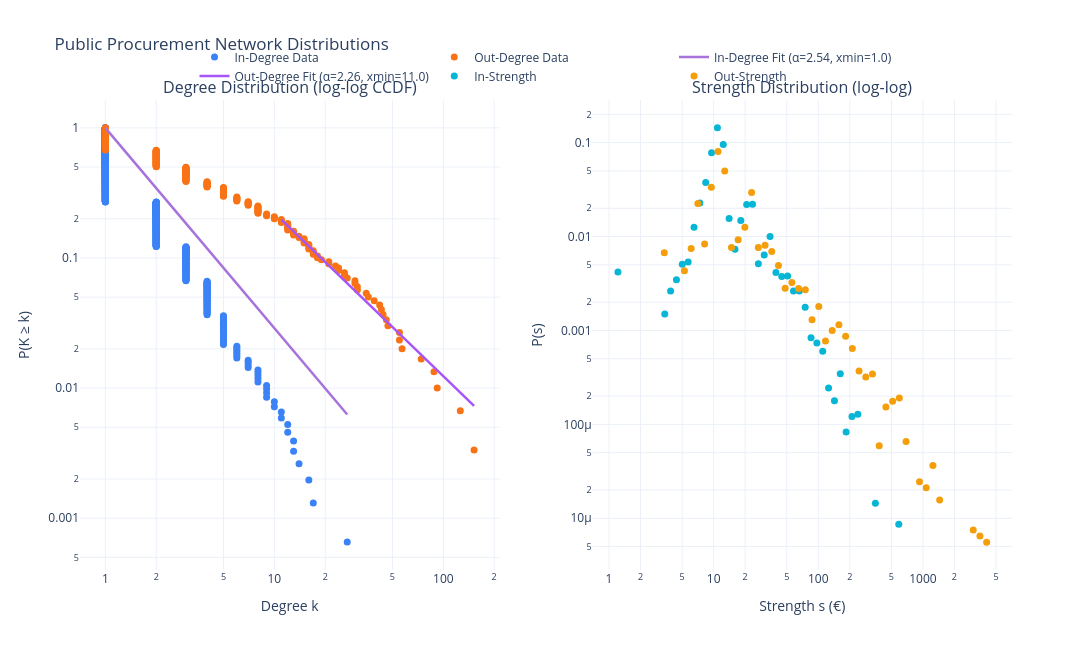

Source (notebook cell):
### Markdown cell above
### <font color='#BFD72F' size=5>3.1.4 Degree / Weight Distribution</font> <a class="anchor" id="3.1.4"></a>


[Back to TOC](#toc)

### Code cell
def plot_degree_strength_distribution_plotly(
    G,
    weight_attr="weight",
    save_html=None,
    fit_powerlaw=True
):
    """
    Plot log-log degree (CCDF) and strength distributions
    with high-fidelity power-law fitting.
    """

    # ==================================================
    # DEGREE DISTRIBUTIONS
    # ==================================================
    in_degrees = [d for _, d in G.in_degree() if d > 0]
    out_degrees = [d for _, d in G.out_degree() if d > 0]

    if len(in_degrees) == 0 or len(out_degrees) == 0:
        raise ValueError("Graph has no positive degree values.")

    # ==================================================
    # STRENGTH DISTRIBUTIONS
    # ==================================================
    in_strengths = [d for _, d in G.in_degree(weight=weight_attr) if d > 0]
    out_strengths = [d for _, d in G.out_degree(weight=weight_attr) if d > 0]

    # ==================================================
    # FIGURE SETUP
    # ==================================================
    fig = make_subplots(
        rows=1,
        cols=2,
        subplot_titles=(
            "Degree Distribution (log-log CCDF)",
            "Strength Distribution (log-log)"
        )
    )

    # ==================================================
    # DEGREE DISTRIBUTIONS (EMPIRICAL CCDF)
    # ==================================================
    
    # ---------- IN-DEGREE CCDF ----------
    sorted_in = np.sort(in_degrees)
    ccdf_in = 1.0 - np.arange(len(sorted_in)) / len(sorted_in)

    fig.add_trace(
        go.Scatter(
            x=sorted_in,
            y=ccdf_in,
            mode="markers",
            name="In-Degree Data",
            marker=dict(size=7, color="#3b82f6"),
            hovertemplate="Degree: %{x}<br>P(K ≥ k): %{y:.5f}<extra></extra>"
        ),
        row=1,
        col=1
    )

    # ---------- OUT-DEGREE CCDF ----------
    sorted_out = np.sort(out_degrees)
    ccdf_out = 1.0 - np.arange(len(sorted_out)) / len(sorted_out)

    fig.add_trace(
        go.Scatter(
            x=sorted_out,
            y=ccdf_out,
            mode="markers",
            name="Out-Degree Data",
            marker=dict(size=7, color="#f97316"),
            hovertemplate="Degree: %{x}<br>P(K ≥ k): %{y:.5f}<extra></extra>"
        ),
        row=1,
        col=1
    )

    # ==================================================
    # POWER LAW FITTING (CCDF MATCHED)
    # ==================================================
    if fit_powerlaw:
        fit_in = powerlaw.Fit(in_degrees, discrete=True, verbose=False)
        alpha_in = fit_in.power_law.alpha
        xmin_in = fit_in.power_law.xmin

        fit_out = powerlaw.Fit(out_degrees, discrete=True, verbose=False)
        alpha_out = fit_out.power_law.alpha
        xmin_out = fit_out.power_law.xmin

        # ---------- IN-DEGREE POWER LAW LINE ----------
        x_in = np.logspace(np.log10(xmin_in), np.log10(max(in_degrees)), 100)
        # Empirical fraction of nodes above xmin to anchor the height correctly
        weight_in = np.sum(sorted_in >= xmin_in) / len(sorted_in)
        y_in = (x_in / xmin_in) ** (-alpha_in + 1) * weight_in

        fig.add_trace(
            go.Scatter(
                x=x_in,
                y=y_in,
                mode="lines",
                name=f"In-Degree Fit (α={alpha_in:.2f}, xmin={xmin_in})",
                line=dict(width=2.5, color="#a872db")
            ),
            row=1,
            col=1
        )

        # ---------- OUT-DEGREE POWER LAW LINE ----------
        x_out = np.logspace(np.log10(xmin_out), np.log10(max(out_degrees)), 100)
        weight_out = np.sum(sorted_out >= xmin_out) / len(sorted_out)
        y_out = (x_out / xmin_out) ** (-alpha_out + 1) * weight_out

        fig.add_trace(
            go.Scatter(
                x=x_out,
                y=y_out,
                mode="lines",
                name=f"Out-Degree Fit (α={alpha_out:.2f}, xmin={xmin_out})",
                line=dict(width=2.5, color="#a855f7")
            ),
            row=1,
            col=1
        )

        # ---------- DISTRIBUTION COMPARISON ----------
        R_in, p_in = fit_in.distribution_compare("power_law", "lognormal")
        R_out, p_out = fit_out.distribution_compare("power_law", "lognormal")
        print("\n==============================")
        print("POWER LAW FIT RESULTS (CCDF)")
        print("==============================")
        print(f"IN-DEGREE:  alpha = {alpha_in:.2f}, xmin = {xmin_in}, p = {p_in:.4f}")
        print(f"OUT-DEGREE: alpha = {alpha_out:.2f}, xmin = {xmin_out}, p = {p_out:.4f}")

    # ==================================================
    # STRENGTH DISTRIBUTION (LOG-BINNED HISTOGRAM)
    # ==================================================
    bins_in = np.logspace(np.log10(min(in_strengths)), np.log10(max(in_strengths)), 50)
    hist_in, bin_edges_in = np.histogram(in_strengths, bins=bins_in, density=True)
    centers_in = (bin_edges_in[:-1] + bin_edges_in[1:]) / 2
    mask_in = hist_in > 0

    fig.add_trace(
        go.Scatter(
            x=centers_in[mask_in], y=hist_in[mask_in],
            mode="markers", name="In-Strength", marker=dict(size=7, color="#06b6d4")
        ),
        row=1, col=2 
    )

    bins_out = np.logspace(np.log10(min(out_strengths)), np.log10(max(out_strengths)), 50)
    hist_out, bin_edges_out = np.histogram(out_strengths, bins=bins_out, density=True)
    centers_out = (bin_edges_out[:-1] + bin_edges_out[1:]) / 2
    mask_out = hist_out > 0

    fig.add_trace(
        go.Scatter(
            x=centers_out[mask_out], y=hist_out[mask_out],
            mode="markers", name="Out-Strength", marker=dict(size=7, color="#f59e0b")
        ),
        row=1, col=2
    )

    # ==================================================
    # AXES & LAYOUT
    # ==================================================
    fig.update_xaxes(type="log", title_text="Degree k", row=1, col=1)
    fig.update_yaxes(type="log", title_text="P(K ≥ k)", row=1, col=1)
    fig.update_xaxes(type="log", title_text="Strength s (€)", row=1, col=2)
    fig.update_yaxes(type="log", title_text="P(s)", row=1, col=2)

    fig.update_layout(
        title="Public Procurement Network Distributions",
        template="plotly_white",
        width=1450,
        height=650,
        legend=dict(orientation="h", yanchor="bottom", y=1.02, xanchor="center", x=0.5)
    )

    if save_html:
        fig.write_html(save_html)

    fig.show()

# ======================================================
# RUN
# ======================================================
plot_degree_strength_distribution_plotly(
    G_log,
    weight_attr="weight",
    fit_powerlaw=True
)

### Figure 1 — Plotly figure (JSON) as saved in the notebook; plotly's stock layout.template omitted (floating-point values rounded to 4 significant figures; data arrays with more than 128 entries replaced by an {"elided": "..."} marker saying what was removed)
{"data": [{"hovertemplate": "Degree: %{x}<br>P(K ≥ k): %{y:.5f}<extra></extra>", "marker": {"color": "#3b82f6", "size": 7}, "mode": "markers", "name": "In-Degree Data", "type": "scatter", "x": {"elided": "1527 int values"}, "xaxis": "x", "y": {"elided": "1527 float values"}, "yaxis": "y"}, {"hovertemplate": "Degree: %{x}<br>P(K ≥ k): %{y:.5f}<extra></extra>", "marker": {"color": "#f97316", "size": 7}, "mode": "markers", "name": "Out-Degree Data", "type": "scatter", "x": {"elided": "299 int values"}, "xaxis": "x", "y": {"elided": "299 float values"}, "yaxis": "y"}, {"line": {"color": "#a872db", "width": 2.5}, "mode": "lines", "name": "In-Degree Fit (α=2.54, xmin=1.0)", "type": "scatter", "x": [1.0, 1.034, 1.069, 1.105, 1.142, 1.181, 1.221, 1.262, 1.305, 1.349, 1.395, 1.442, 1.491, 1.542, 1.594, 1.648, 1.703, 1.761, 1.821, 1.882, 1.946, 2.012, 2.08, 2.15, 2.223, 2.299, 2.376, 2.457, 2.54, 2.626, 2.715, 2.807, 2.902, 3.0, 3.102, 3.207, 3.315, 3.427, 3.543, 3.663, 3.787, 3.915, 4.048, 4.185, 4.327, 4.473, 4.625, 4.781, 4.943, 5.11, 5.283, 5.462, 5.647, 5.838, 6.036, 6.24, 6.451, 6.67, 6.896, 7.129, 7.37, 7.62, 7.878, 8.145, 8.42, 8.705, 9.0, 9.305, 9.62, 9.945, 10.28, 10.63, 10.99, 11.36, 11.75, 12.14, 12.56, 12.98, 13.42, 13.87, 14.34, 14.83, 15.33, 15.85, 16.39, 16.94, 17.51, 18.11, 18.72, 19.35, 20.01, 20.69, 21.39, 22.11, 22.86, 23.63, 24.43, 25.26, 26.12, 27.0], "xaxis": "x", "y": [1.0, 0.9501, 0.9026, 0.8575, 0.8147, 0.774, 0.7354, 0.6986, 0.6637, 0.6306, 0.5991, 0.5692, 0.5407, 0.5137, 0.4881, 0.4637, 0.4405, 0.4185, 0.3976, 0.3778, 0.3589, 0.341, 0.324, 0.3078, 0.2924, 0.2778, 0.2639, 0.2507, 0.2382, 0.2263, 0.215, 0.2043, 0.1941, 0.1844, 0.1752, 0.1664, 0.1581, 0.1502, 0.1427, 0.1356, 0.1288, 0.1224, 0.1163, 0.1105, 0.105, 0.09971, 0.09473, 0.09, 0.0855, 0.08123, 0.07718, 0.07332, 0.06966, 0.06618, 0.06288, 0.05974, 0.05675, 0.05392, 0.05122, 0.04867, 0.04624, 0.04393, 0.04173, 0.03965, 0.03767, 0.03579, 0.034, 0.0323, 0.03069, 0.02916, 0.0277, 0.02632, 0.025, 0.02375, 0.02257, 0.02144, 0.02037, 0.01935, 0.01839, 0.01747, 0.01659, 0.01577, 0.01498, 0.01423, 0.01352, 0.01284, 0.0122, 0.01159, 0.01101, 0.01046, 0.009942, 0.009445, 0.008974, 0.008525, 0.0081, 0.007695, 0.007311, 0.006946, 0.006599, 0.006269], "yaxis": "y"}, {"line": {"color": "#a855f7", "width": 2.5}, "mode": "lines", "name": "Out-Degree Fit (α=2.26, xmin=11.0)", "type": "scatter", "x": [11.0, 11.3, 11.6, 11.91, 12.23, 12.56, 12.9, 13.24, 13.6, 13.97, 14.34, 14.73, 15.12, 15.53, 15.95, 16.38, 16.82, 17.27, 17.73, 18.21, 18.7, 19.2, 19.72, 20.25, 20.79, 21.35, 21.92, 22.51, 23.12, 23.74, 24.38, 25.03, 25.71, 26.4, 27.11, 27.83, 28.58, 29.35, 30.14, 30.95, 31.78, 32.64, 33.51, 34.41, 35.34, 36.29, 37.26, 38.27, 39.3, 40.35, 41.44, 42.55, 43.69, 44.87, 46.07, 47.31, 48.58, 49.89, 51.23, 52.61, 54.02, 55.47, 56.97, 58.5, 60.07, 61.68, 63.34, 65.04, 66.79, 68.59, 70.43, 72.33, 74.27, 76.27, 78.32, 80.42, 82.58, 84.8, 87.08, 89.42, 91.83, 94.3, 96.83, 99.43, 102.1, 104.8, 107.7, 110.6, 113.5, 116.6, 119.7, 122.9, 126.2, 129.6, 133.1, 136.7, 140.4, 144.1, 148.0, 152.0], "xaxis": "x", "y": [0.1973, 0.1909, 0.1846, 0.1786, 0.1727, 0.1671, 0.1616, 0.1563, 0.1512, 0.1462, 0.1414, 0.1368, 0.1323, 0.128, 0.1238, 0.1197, 0.1158, 0.112, 0.1083, 0.1048, 0.1014, 0.09805, 0.09483, 0.09173, 0.08872, 0.08582, 0.08301, 0.08029, 0.07766, 0.07511, 0.07265, 0.07027, 0.06797, 0.06574, 0.06359, 0.06151, 0.05949, 0.05754, 0.05566, 0.05384, 0.05207, 0.05037, 0.04872, 0.04712, 0.04558, 0.04408, 0.04264, 0.04124, 0.03989, 0.03859, 0.03732, 0.0361, 0.03492, 0.03377, 0.03267, 0.0316, 0.03056, 0.02956, 0.02859, 0.02766, 0.02675, 0.02587, 0.02503, 0.02421, 0.02341, 0.02265, 0.0219, 0.02119, 0.02049, 0.01982, 0.01917, 0.01854, 0.01794, 0.01735, 0.01678, 0.01623, 0.0157, 0.01519, 0.01469, 0.01421, 0.01374, 0.01329, 0.01286, 0.01243, 0.01203, 0.01163, 0.01125, 0.01088, 0.01053, 0.01018, 0.009849, 0.009526, 0.009214, 0.008912, 0.00862, 0.008338, 0.008065, 0.007801, 0.007545, 0.007298], "yaxis": "y"}, {"marker": {"color": "#06b6d4", "size": 7}, "mode": "markers", "name": "In-Strength", "type": "scatter", "x": [1.216, 3.407, 3.875, 4.407, 5.013, 5.702, 6.485, 7.377, 8.391, 9.544, 10.86, 12.35, 14.04, 15.97, 18.17, 20.67, 23.51, 26.74, 30.41, 34.59, 39.34, 44.75, 50.9, 57.89, 65.85, 74.9, 85.19, 96.9, 110.2, 125.4, 142.6, 162.2, 184.5, 209.8, 238.7, 351.2, 587.8], "xaxis": "x2", "y": [0.004188, 0.001495, 0.002629, 0.003467, 0.00508, 0.005359, 0.01256, 0.02278, 0.03763, 0.07791, 0.1436, 0.09528, 0.01559, 0.007333, 0.01486, 0.02193, 0.0221, 0.005143, 0.006364, 0.01001, 0.004142, 0.003756, 0.003802, 0.002639, 0.002629, 0.001768, 0.0008369, 0.0007358, 0.0006007, 0.0002437, 0.0001786, 0.0003454, 8.282e-05, 0.0001214, 0.000128, 1.45e-05, 8.663e-06], "yaxis": "y2"}, {"marker": {"color": "#f59e0b", "size": 7}, "mode": "markers", "name": "Out-Strength", "type": "scatter", "x": [3.372, 5.254, 6.091, 7.061, 8.186, 9.49, 11.0, 12.75, 14.79, 17.14, 19.87, 23.04, 26.71, 30.96, 35.89, 41.61, 48.24, 55.92, 64.83, 75.16, 87.13, 101.0, 117.1, 135.7, 157.4, 182.4, 211.5, 245.2, 284.2, 329.5, 382.0, 442.9, 513.4, 595.2, 690.0, 927.3, 1075.0, 1246.0, 1445.0, 3025.0, 3507.0, 4066.0], "xaxis": "x2", "y": [0.006722, 0.004314, 0.007443, 0.02247, 0.008307, 0.03344, 0.08036, 0.04976, 0.007666, 0.009257, 0.01255, 0.02952, 0.007639, 0.008054, 0.006947, 0.004903, 0.00282, 0.003243, 0.002797, 0.002715, 0.001301, 0.001795, 0.0007744, 0.001002, 0.001152, 0.0008698, 0.0006431, 0.0003698, 0.000319, 0.000344, 5.934e-05, 0.0001536, 0.0001766, 0.0001904, 6.571e-05, 2.444e-05, 2.109e-05, 3.638e-05, 1.569e-05, 7.493e-06, 6.463e-06, 5.575e-06], "yaxis": "y2"}], "layout": {"annotations": [{"font": {"size": 16}, "showarrow": false, "text": "Degree Distribution (log-log CCDF)", "x": 0.225, "xanchor": "center", "xref": "paper", "y": 1, "yanchor": "bottom", "yref": "paper"}, {"font": {"size": 16}, "showarrow": false, "text": "Strength Distribution (log-log)", "x": 0.775, "xanchor": "center", "xref": "paper", "y": 1, "yanchor": "bottom", "yref": "paper"}], "height": 650, "legend": {"orientation": "h", "x": 0.5, "xanchor": "center", "y": 1.02, "yanchor": "bottom"}, "title": {"text": "Public Procurement Network Distributions"}, "width": 1450, "xaxis": {"anchor": "y", "domain": [0, 0.45], "title": {"text": "Degree k"}, "type": "log"}, "xaxis2": {"anchor": "y2", "domain": [0.55, 1], "title": {"text": "Strength s (€)"}, "type": "log"}, "yaxis": {"anchor": "x", "domain": [0, 1], "title": {"text": "P(K ≥ k)"}, "type": "log"}, "yaxis2": {"anchor": "x2", "domain": [0, 1], "title": {"text": "P(s)"}, "type": "log"}}}
